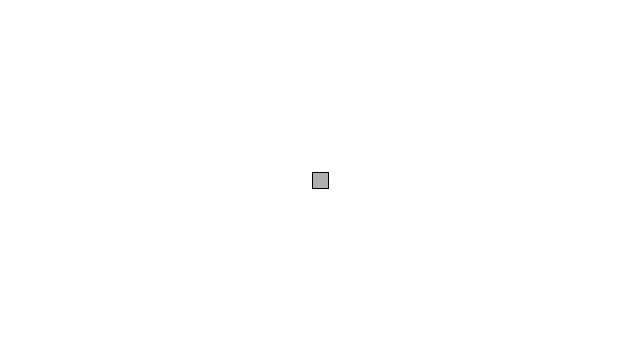
Frame 1 (no input)
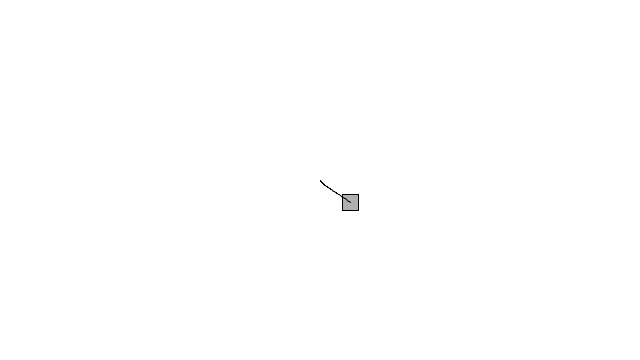
Frame 60 (the mouse pressed at the canvas centre just before this capture)
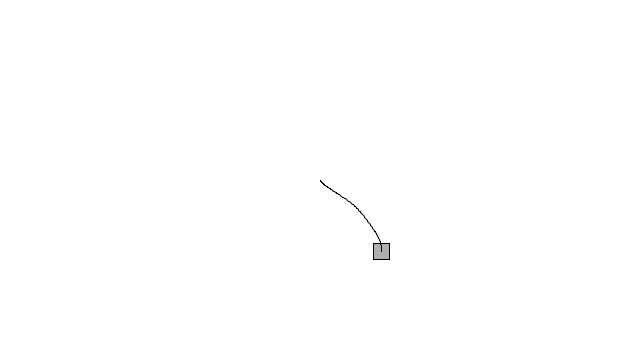
Frame 120 (the mouse held since frame 60 and released just before this capture)

The Processing sketch that drew these frames (run headless with seeded random() and noise(); from frame 60 on, the mouse is pressed at the canvas centre):

// Processing sketch: PerlinNoiseWalkAcceleration
// ── PerlinNoiseWalkAcceleration.pde
// Noise Walker
// Daniel Shiffman <http://www.shiffman.net>
// The Nature of Code

Walker w;

void setup() {
  size(640,360);
  smooth();

  // Create a walker object
  w = new Walker();

}

void draw() {
  background(255);
  // Run the walker object
  w.walk();
  w.display();
}

// ── Walker.pde
// Random Walker
// Daniel Shiffman <http://www.shiffman.net>
// The Nature of Code

// A random walker class!

class Walker {
  PVector location;
  PVector velocity;
  PVector acceleration;

  ArrayList<PVector> history;

  PVector noff;


  Walker() {
    location = new PVector(width/2, height/2);
    history = new ArrayList<PVector>();
    noff = new PVector(random(1000), random(1000));
    velocity = new PVector();
    acceleration = new PVector();
  }

  void display() {
    stroke(0);
    fill(175);
    rectMode(CENTER);
    rect(location.x, location.y, 16, 16);

    beginShape();
    stroke(0);
    noFill();
    for (PVector v: history) {
      vertex(v.x, v.y);
    }
    endShape();
  }

  // Randomly move up, down, left, right, or stay in one place
  void walk() {
    acceleration.x = map(noise(noff.x), 0, 1, -1, 1);
    acceleration.y = map(noise(noff.y), 0, 1, -1, 1);
    acceleration.mult(0.1);

    noff.add(0.01, 0.01, 0);

    velocity.add(acceleration);
    velocity.limit(1);
    location.add(velocity);
    

    history.add(location.copy());
    if (history.size() > 1000) {
      history.remove(0);
    }

    // Stay on the screen
    location.x = constrain(location.x, 0, width-1);
    location.y = constrain(location.y, 0, height-1);
  }
}
